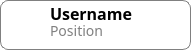
   <widget class="QFrame" name="frame_4">
    <property name="geometry">
     <rect>
      <x>1200</x>
      <y>20</y>
      <width>191</width>
      <height>50</height>
     </rect>
    </property>
    <property name="styleSheet">
     <string notr="true">border-radius: 8px;
border: 1px solid;
border-color:gray;
background:white;</string>
    </property>
    <property name="frameShape">
     <enum>QFrame::Shape::StyledPanel</enum>
    </property>
    <property name="frameShadow">
     <enum>QFrame::Shadow::Raised</enum>
    </property>
    <widget class="QPushButton" name="pushButton_9">
     <property name="geometry">
      <rect>
       <x>0</x>
       <y>0</y>
       <width>50</width>
       <height>50</height>
      </rect>
     </property>
     <property name="styleSheet">
      <string notr="true">background:none;
border-radius: 20px;
border: 1px solid;
border-color:none;
</string>
     </property>
     <property name="text">
      <string/>
     </property>
     <property name="icon">
      <iconset resource="resources.qrc">
       <normaloff>:/figma/pngwing.com.png</normaloff>:/figma/pngwing.com.png</iconset>
     </property>
     <property name="iconSize">
      <size>
       <width>30</width>
       <height>30</height>
      </size>
     </property>
    </widget>
    <widget class="QLabel" name="label_19">
     <property name="geometry">
      <rect>
       <x>50</x>
       <y>3</y>
       <width>141</width>
       <height>21</height>
      </rect>
     </property>
     <property name="styleSheet">
      <string notr="true">*{
background:none;
border:none;
font-family: Lexend;
font-size: 16px;
font-style: normal;
font-weight: 600;
}</string>
     </property>
     <property name="text">
      <string>Username</string>
     </property>
    </widget>
    <widget class="QLabel" name="label_20">
     <property name="geometry">
      <rect>
       <x>50</x>
       <y>20</y>
       <width>141</width>
       <height>21</height>
      </rect>
     </property>
     <property name="styleSheet">
      <string notr="true">*{

color:gray;
font-family:Lexend;
font-size:14px;
font-style: normal;
font-weight: 300;
line-height: 22px; 
background:none;
border:none;
}



</string>
     </property>
     <property name="text">
      <string>Position</string>
     </property>
    </widget>
   </widget>
